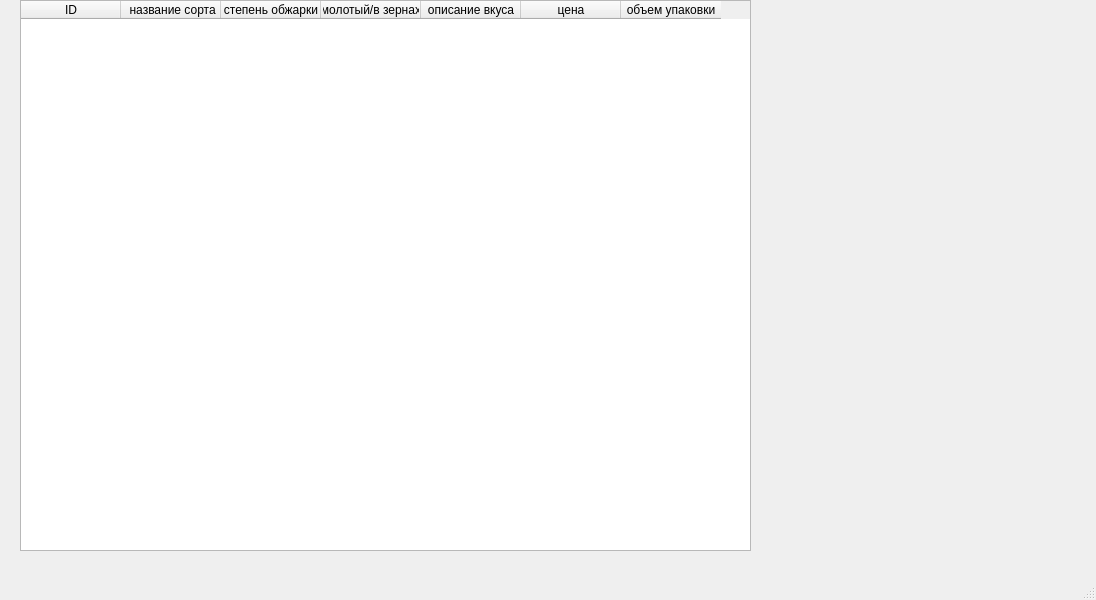
<?xml version="1.0" encoding="UTF-8"?>
<ui version="4.0">
 <class>MainWindow</class>
 <widget class="QMainWindow" name="MainWindow">
  <property name="geometry">
   <rect>
    <x>0</x>
    <y>0</y>
    <width>1096</width>
    <height>600</height>
   </rect>
  </property>
  <property name="windowTitle">
   <string>MainWindow</string>
  </property>
  <widget class="QWidget" name="centralwidget">
   <widget class="QTableWidget" name="tableWidget">
    <property name="geometry">
     <rect>
      <x>20</x>
      <y>0</y>
      <width>731</width>
      <height>551</height>
     </rect>
    </property>
    <column>
     <property name="text">
      <string>ID</string>
     </property>
    </column>
    <column>
     <property name="text">
      <string> название сорта</string>
     </property>
    </column>
    <column>
     <property name="text">
      <string>степень обжарки</string>
     </property>
    </column>
    <column>
     <property name="text">
      <string>молотый/в зернах</string>
     </property>
    </column>
    <column>
     <property name="text">
      <string>описание вкуса</string>
     </property>
    </column>
    <column>
     <property name="text">
      <string>цена</string>
     </property>
    </column>
    <column>
     <property name="text">
      <string>объем упаковки</string>
     </property>
    </column>
   </widget>
  </widget>
  <widget class="QMenuBar" name="menubar">
   <property name="geometry">
    <rect>
     <x>0</x>
     <y>0</y>
     <width>1096</width>
     <height>21</height>
    </rect>
   </property>
  </widget>
  <widget class="QStatusBar" name="statusbar"/>
 </widget>
 <resources/>
 <connections/>
</ui>
